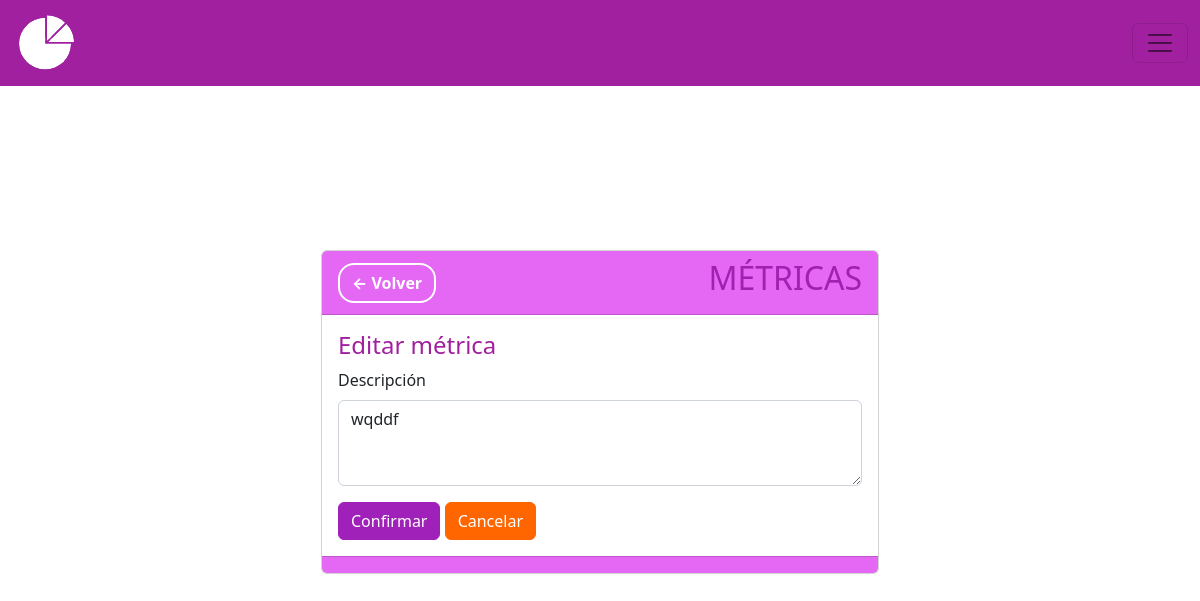
The app's page /metricas/editar/1, older data.
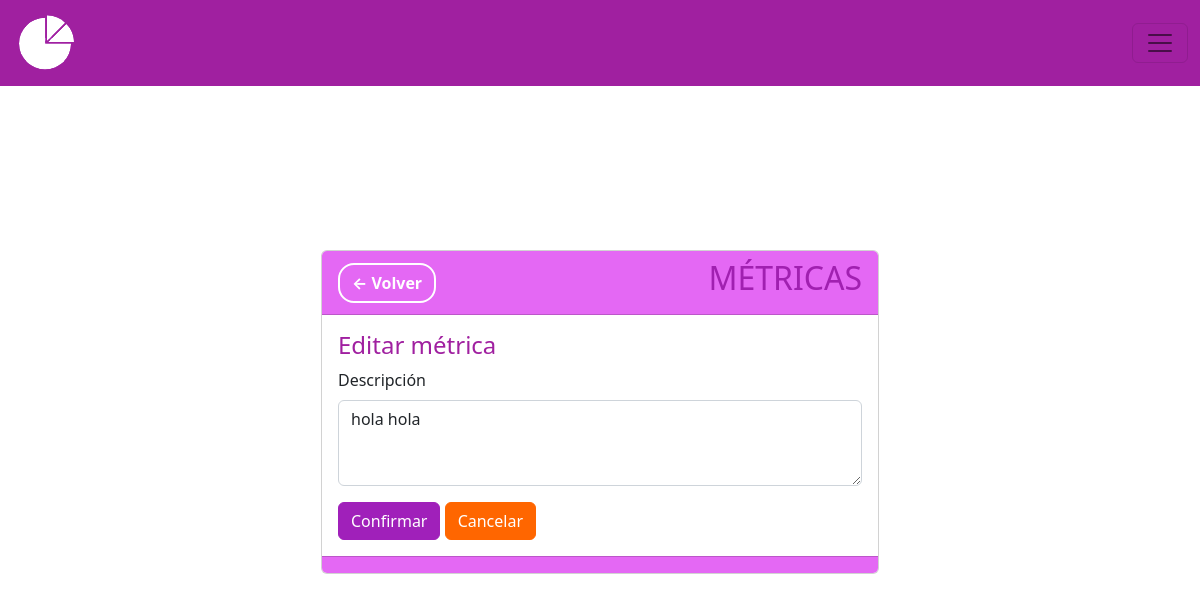
The same page, newer data.
### MIReApp/models.py (models this page shows, shortened)
class Metrica(models.Model):
    id = models.AutoField(primary_key=True)
    titulo = models.CharField(max_length=100,
                              verbose_name='Título',
                              unique= True,
                              validators= [
                                  RegexValidator(regex= r'^[a-zA-Z\s]*$',
                                                 message="El nombre no puede contener caracteres especiales.",
                                                 code='invalid_nombre')
                              ])
    descripcion = models.TextField(max_length=100, verbose_name='Descripción', null=True)
    unidad_medida = models.CharField(max_length=100,
                                        verbose_name='Unidad de Medida',
                                        validators= [
                                            RegexValidator(regex= r'^[a-zA-Z\s]*$',
                                                            message="La unidad de medida no puede contener caracteres especiales",
                                                            code='invalid_nombre')
                                        ])
    valor = models.IntegerField(verbose_name='Valor', validators=[MinValueValidator(0, message="El valor no puede ser negativo")], default=0)
    frecuencia = models.CharField(max_length=10, choices=FRECUENCIAS)
    year = models.PositiveIntegerField(blank=True, null=True,verbose_name='Ingrese año:')

### MIReApp/views.py (the view)
# urls.py: path('metricas/editar/<int:id>', views.editar_metricas, name='editar'),
def editar_metricas(request, id):
    metrica = get_object_or_404(Metrica, id=id)
    formulario = MetricaFormEditar(request.POST or None, request.FILES or None, instance=metrica)
    if request.method == 'POST':
        formulario = MetricaFormEditar(request.POST, instance=metrica)
        if formulario.is_valid():
            formulario.save()
        return redirect('metricas')
    else:
        form = MetricaForm(instance = metrica)
    return render(request, 'metricas/editar.html', {'formulario': formulario})

### MIReApp/forms.py
class MetricaFormEditar(forms.ModelForm):
    class Meta:
        model = Metrica
        fields = ['descripcion']
        widgets = {
            'descripcion': forms.Textarea(attrs={'cols': 10, 'rows': 3}),
        }
    def __init__(self, *args, **kwargs):
        super().__init__(*args, **kwargs)
        for i in self.fields:
            self.fields[i].widget.attrs.update({'class':'form-control'})

### MIReApp/templates/metricas/editar.html (shortened to what this page needs)
{% extends "base.html" %}
{% block contenido %}
<center>
<div class="card col-md-6" style="text-align: left;">
    <div class="card-header fw-bold" style="background-color: #e468f4;color: #fff;">
        <div style="display: flex; justify-content: space-between; align-items: center;">
            <span><a href="{% url 'metricas' %}" class="btn btn-secondary rounded-4 fw-bold" style="background-color: transparent; color: #ffff;border-color: #ffff;border-width: 2px;">← Volver</a></span>
            <span><h2>MÉTRICAS</h2></span>
        </div>
    </div>
    <div class="card-body">
        <h4 class="card-title" style="color: #a020a0;">Editar métrica</h4>
        {%  include 'metricas/form.html' %}
    </div>
    <div class="card-footer text-muted" style="background-color: #e468f4;">
    </div>
</div>
</center>
{% endblock %}

### MIReApp/templates/metricas/form.html (shortened to what this page needs)
<form enctype="multipart/form-data" method="post">
  {% for campo in formulario %}
    <div class="mb-3">
      <label for="{{ campo.id_for_label }}" class="form-label">{{ campo.label }}</label>
      {{ campo }}
    </div>
  {% endfor %}
  <input name="" id="" class="btn btn-success" style="background-color: #a020ba; border-color: #a020ba;" type="submit" value="Confirmar">
  <a name="" id="" class="btn btn-success" style="background-color: #f60; border-color: #f60;" href="{% url 'metricas' %}" role="button">Cancelar</a>
</form>

Row changes from the older to the newer data that the page shows:
changed Metrica: descripcion "wqddf" → "hola hola"
